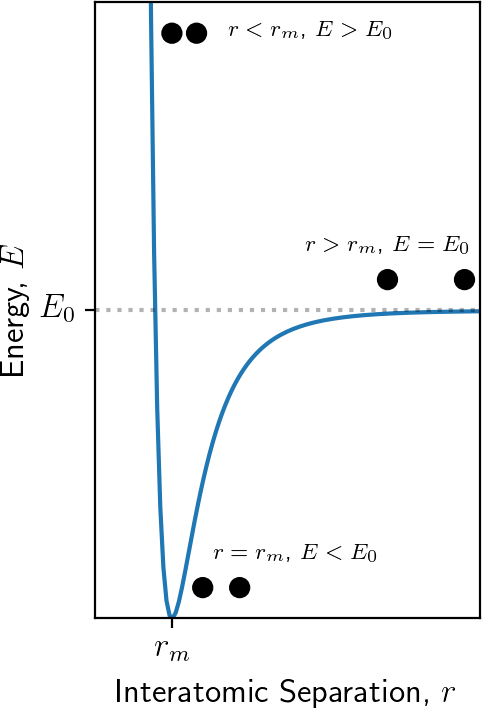

This figure's Python source:
#!/usr/bin/env python3
# -*- coding: utf-8 -*-
"""
Created on Tue Apr  2 09:50:07 2019

@author: pickering
"""

import numpy as np
import scipy as sp
import matplotlib.pyplot as plt
import matplotlib.lines as lines
import matplotlib.gridspec as gs
import matplotlib.patches as patch
plt.rc('text', usetex=True)
plt.rc('font', family='sans-serif',size='12')

plt.close('all')
fig = plt.figure()
fig.set_size_inches(4,4)
r = np.linspace(0,2,num=200)
r_m = 0.5
e = 1

V_LJ = e*(((r_m/r)**12)-(2*(r_m/r)**6))

plt.plot(r, V_LJ)
plt.ylim(-1,1)
plt.xlim(0.25,1.5)
plt.xticks([0.5], [r'$r_m$'])
plt.yticks([0], [r'$E_0$'])
plt.plot([0,2],[0,0],ls=':',color='k',alpha=0.3)
plt.xlabel(r'Interatomic Separation, $r$')
plt.ylabel(r'Energy, $E$')

atom1 = patch.Circle((0.5,0.9),0.03, color='k')
atom2 = patch.Circle((0.58,0.9),0.03, color='k')

atom3 = patch.Circle((0.6,-0.9),0.03, color='k')
atom4 = patch.Circle((0.72,-0.9),0.03, color='k')

atom5 = patch.Circle((1.2,0.1),0.03, color='k')
atom6 = patch.Circle((1.45,0.1),0.03, color='k')

ax = plt.gca()
ax.set_aspect('equal')
ax.add_artist(atom1)
ax.add_artist(atom2)

ax.add_artist(atom3)
ax.add_artist(atom4)

ax.add_artist(atom5)
ax.add_artist(atom6)

plt.text(0.95,0.9,r'$r<r_m$, $E>E_0$',fontsize=8,ha='center',va='center')
plt.text(0.9,-0.8,r'$r=r_m$, $E<E_0$',fontsize=8,ha='center',va='center')
plt.text(1.2,0.2,r'$r>r_m$, $E=E_0$',fontsize=8,ha='center',va='center')

plt.savefig('PES.png', bbox_inches='tight', dpi=200)
